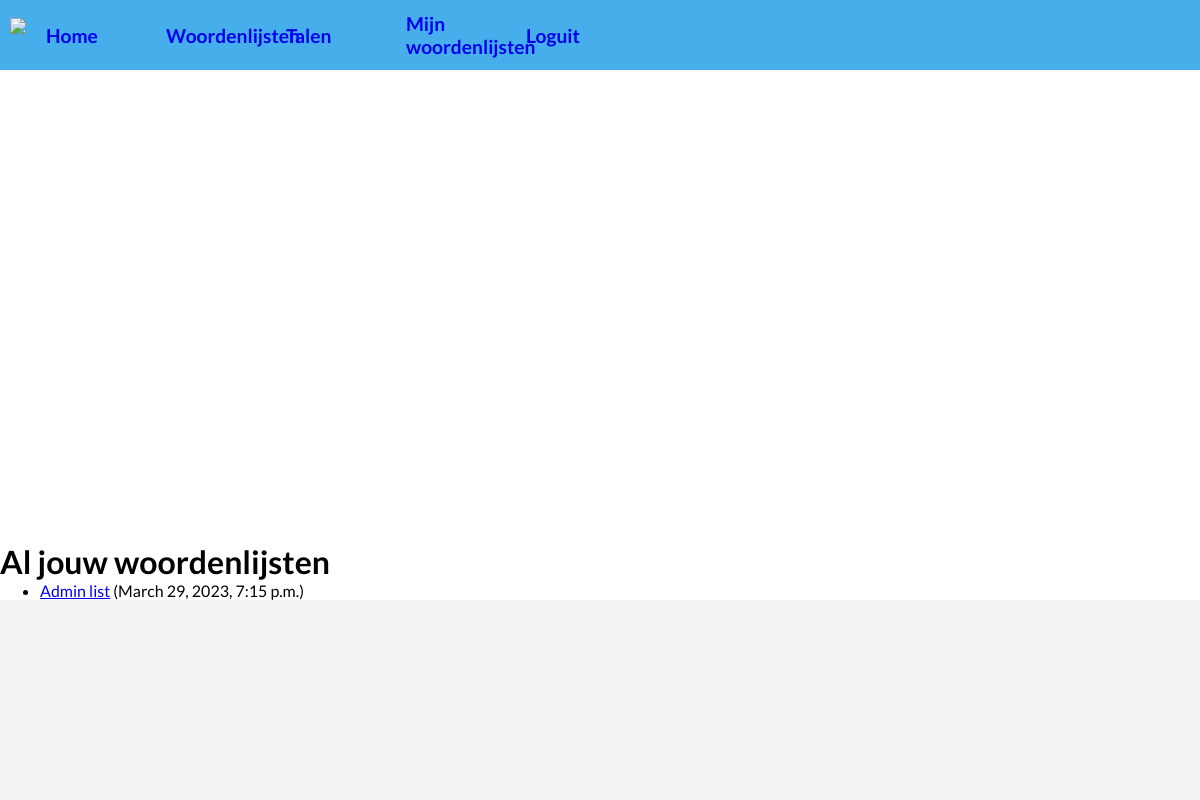
The page /quiz/my_wordlists/ (signed in) on the database as committed earlier.
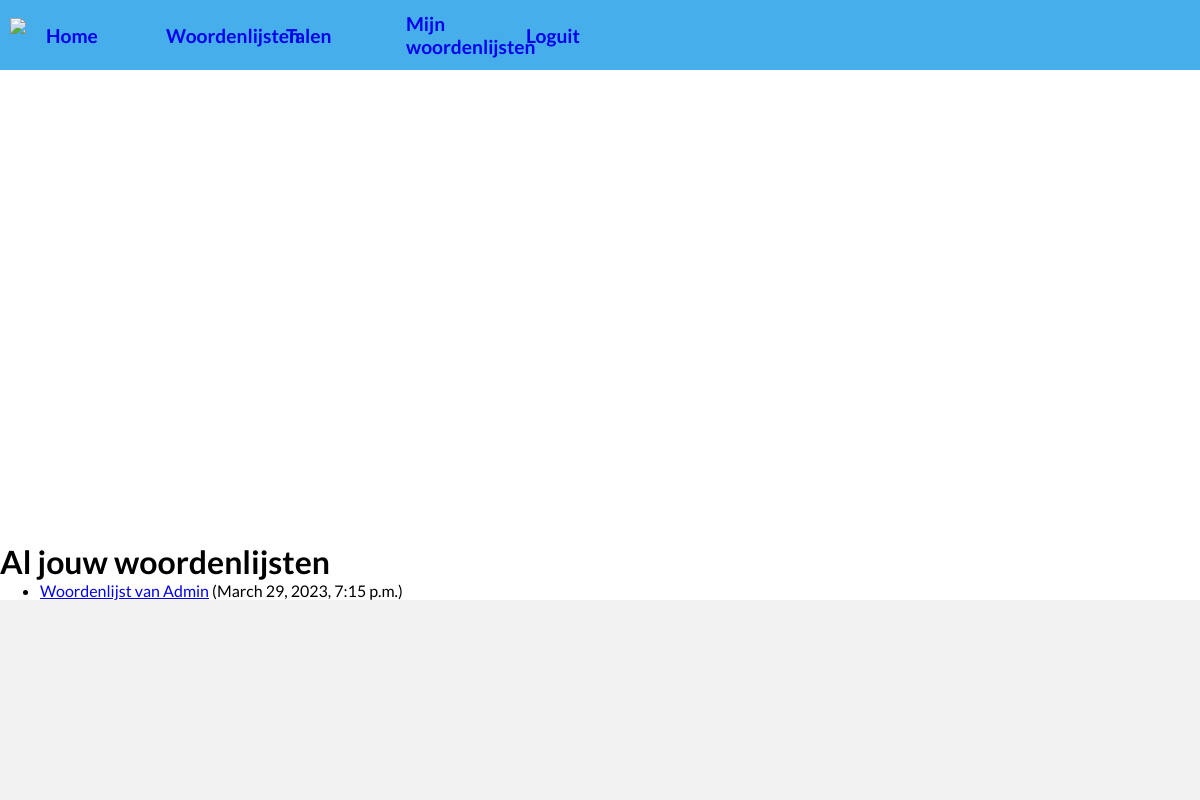
The same page on the database as committed later.
### quiz/models.py (models this page shows, shortened)
class Wordlist(models.Model):
    owner = models.ForeignKey(
        settings.AUTH_USER_MODEL, related_name='wordlists', on_delete=models.SET_NULL, null=True)
    name = models.CharField(max_length=200)
    date_published = models.DateTimeField('date published', auto_now_add=True)
    translations = models.ManyToManyField(Translation, help_text='The translations in this word list.')
    VISIBILITY_STATUS = (
        ('pr', 'Private'),
        ('pl', 'Public'),
        ('re', 'Under review'),
    )
    visibility = models.CharField(
        max_length=2,
        choices=VISIBILITY_STATUS,
        default='pr',
        help_text='Visibily status',
    )
    def get_absolute_url(self):
        return reverse('wordlist-detail', kwargs={"pk": self.pk})

### quiz/views.py (the view)
# urls.py: path('my_wordlists/', views.WordlistFromUserListView.as_view(), name='my-wordlist-list'),
class WordlistFromUserListView(LoginRequiredMixin,generic.ListView):
    model = Wordlist
    template_name = 'quiz/wordlist_personal_list.html'
    paginate_by = 10
    context_object_name = 'wordlists'
    def get_queryset(self):
        return (
            Wordlist.objects.filter(owner=self.request.user)
            .order_by('name')
        )

### quiz/templates/quiz/wordlist_personal_list.html (shortened to what this page needs)
{% extends 'quiz/base_generic.html' %}
{% block content %}
    <h1>Al jouw woordenlijsten</h1>
    {% if wordlists %}
        <ul>
        {% for wordlist in wordlists %}
            <li><a href="{{ wordlist.get_absolute_url }}">{{ wordlist.name }}</a> ({{ wordlist.date_published }})</li>
        {% endfor %}
        </ul>
    {% else %}
        <p>Je hebt nog geen woordenlijsten gemaakt</p>
    {% endif %}
{% endblock content %}

Rows that differ between the two databases and show on the page:
changed Wordlist: name "Admin list" → "Woordenlijst van Admin"
